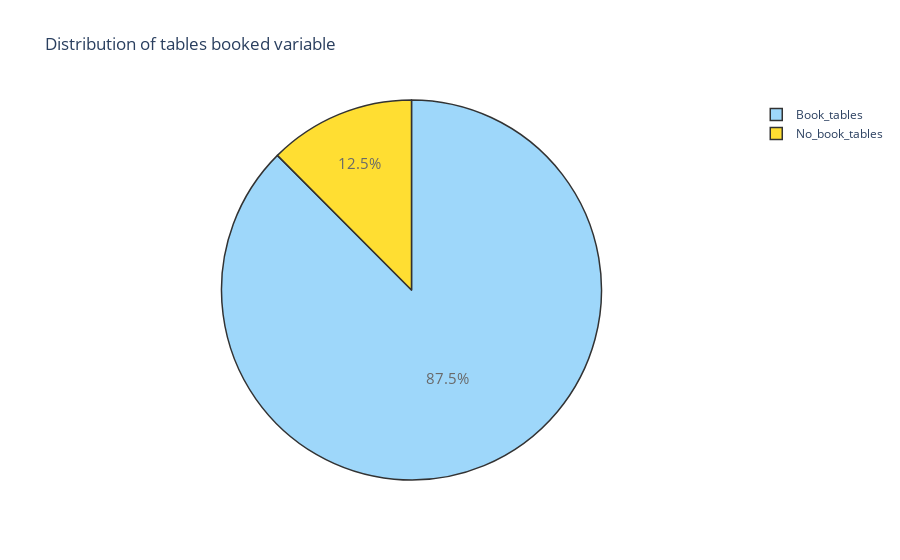

The cell this chart's notebook holds for it:
### Code cell
trace = go.Pie(labels = ['Book_tables', 'No_book_tables'], 
               values = df['book_table'].value_counts(), 
               textfont=dict(size=15), opacity = 0.8,
               marker=dict(colors=['lightskyblue','gold'], 
               line=dict(color='#000000', width=1.5)))
layout = dict(title =  'Distribution of tables booked variable')  
fig = dict(data = [trace], layout=layout)
py.iplot(fig)

#From the above Pie chart we can see that 87.5% of the restaurants have table booking facility available and 12.5% dont have table booking available.

### Figure 1 — Plotly figure (JSON) as saved in the notebook; plotly's stock layout.template omitted (floating-point values rounded to 4 significant figures)
{"data": [{"labels": ["Book_tables", "No_book_tables"], "marker": {"colors": ["lightskyblue", "gold"], "line": {"color": "#000000", "width": 1.5}}, "opacity": 0.8, "textfont": {"size": 15}, "type": "pie", "values": [45268, 6449]}], "layout": {"title": {"text": "Distribution of tables booked variable"}}}
